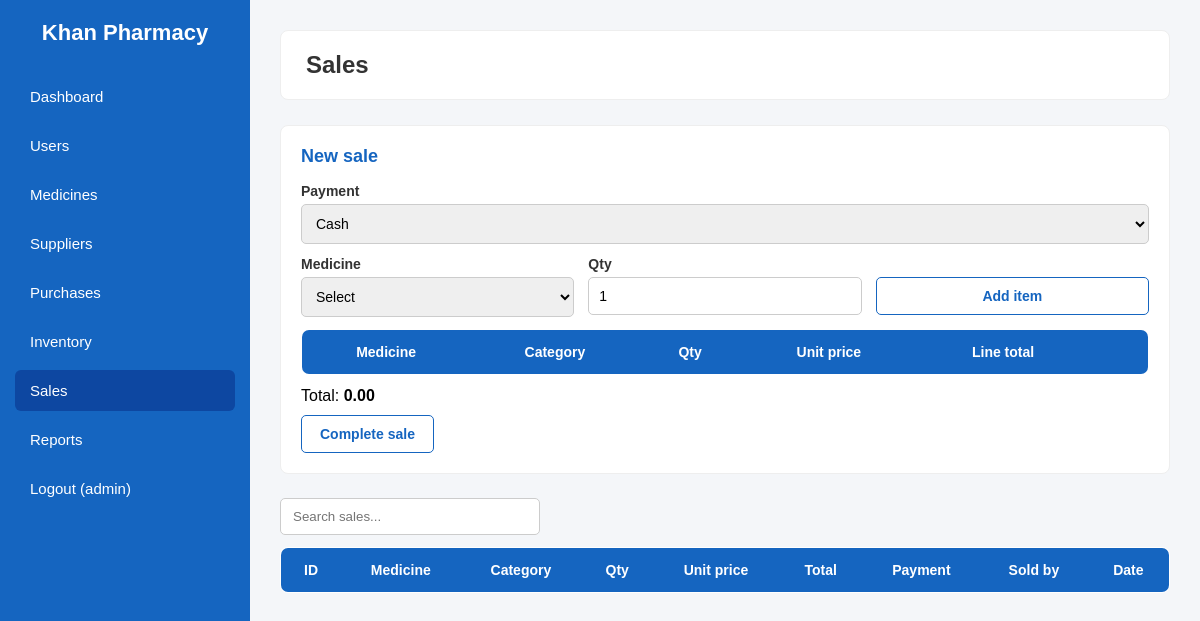
Before: /sales.php (signed in) with the older database file.
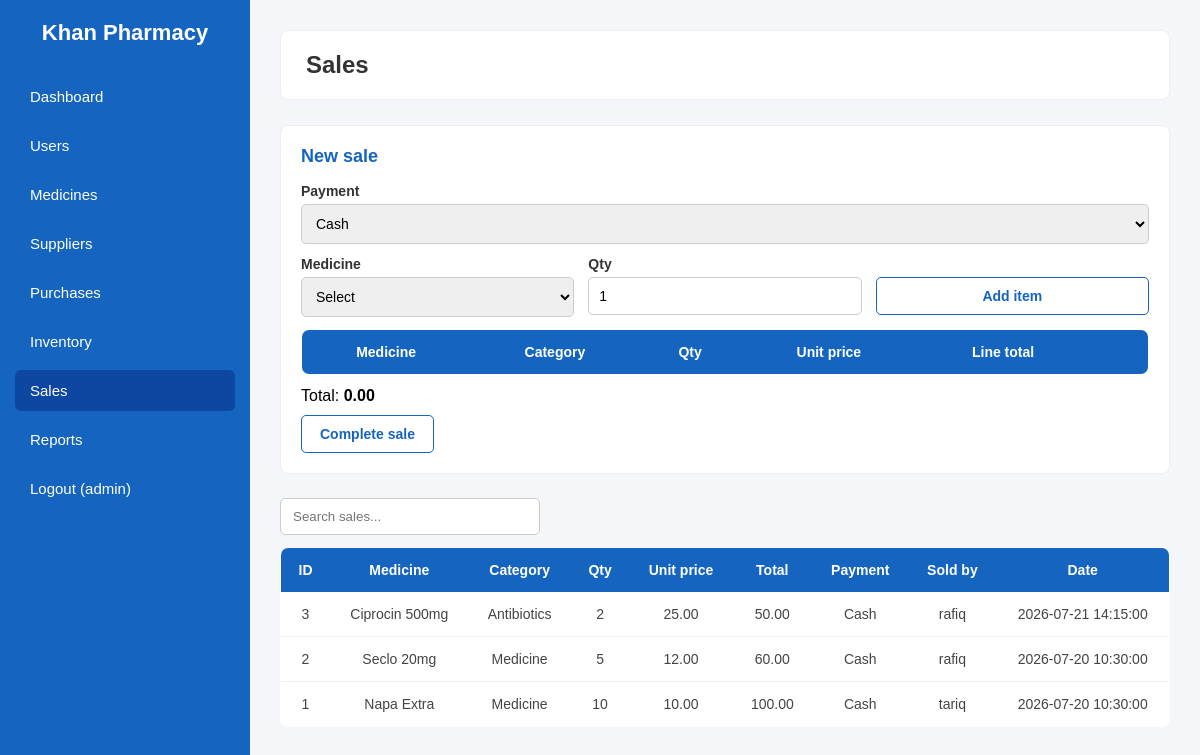
After: the same page with the newer database file.
### tables this page shows
CREATE TABLE `sales` (
    `sale_id` INT AUTO_INCREMENT PRIMARY KEY,
    `medicine_id` INT NOT NULL,
    `quantity_sold` INT NOT NULL,
    `sale_date_time` DATETIME DEFAULT CURRENT_TIMESTAMP,
    `sold_by` INT DEFAULT NULL,
    `unit_price` DECIMAL(10, 2) NOT NULL,
    `total_amount` DECIMAL(10, 2) NOT NULL,
    `payment_method` VARCHAR(50) DEFAULT 'Cash',
    CONSTRAINT `fk_sales_medicine` FOREIGN KEY (`medicine_id`) REFERENCES `medicines`(`medicine_id`) ON DELETE CASCADE,
    CONSTRAINT `fk_sales_user` FOREIGN KEY (`sold_by`) REFERENCES `users`(`user_id`) ON DELETE SET NULL
);

CREATE TABLE `medicines` (
    `medicine_id` INT AUTO_INCREMENT PRIMARY KEY,
    `medicine_name` VARCHAR(100) NOT NULL,
    `company_name` VARCHAR(100) NOT NULL,
    `category` VARCHAR(50) NOT NULL DEFAULT 'General',
    `purchase_price` DECIMAL(10, 2) NOT NULL DEFAULT 0.00,
    `expire_date` DATE NOT NULL,
    `manufacture_date` DATE NOT NULL,
    `supplier_id` INT DEFAULT NULL,
    `sale_price` DECIMAL(10, 2) NOT NULL,
    `batch_number` VARCHAR(50) NOT NULL DEFAULT '',
    CONSTRAINT `fk_medicine_supplier` FOREIGN KEY (`supplier_id`) REFERENCES `suppliers`(`supplier_id`) ON DELETE SET NULL
);

CREATE TABLE `users` (
    `user_id` INT AUTO_INCREMENT PRIMARY KEY,
    `username` VARCHAR(50) NOT NULL UNIQUE,
    `password` VARCHAR(255) NOT NULL,
    `role` ENUM('Admin', 'Pharmacist', 'Employee') NOT NULL,
    `email` VARCHAR(100) NOT NULL UNIQUE
);

### includes/auth.php (called while the page is built, shortened)
<?php
function h($text)
{
    return htmlspecialchars((string) $text, ENT_QUOTES, "UTF-8");
}
function medicine_category_label($category)
{
    if ($category === "General") {
        return "Medicine";
    }
    if ($category === "Antibiotic") {
        return "Antibiotics";
    }
    return $category;
}

### sales.php (the view, shortened to what this page needs)
<?php
require_once "includes/db.php";
require_once "includes/auth.php";
$page_title = "Sales";
$sales = $conn->query(
    "SELECT s.*, m.medicine_name, m.category, u.username AS sold_by_name
     FROM sales s
     JOIN medicines m ON s.medicine_id = m.medicine_id
     LEFT JOIN users u ON s.sold_by = u.user_id
     ORDER BY s.sale_date_time DESC, s.sale_id DESC"
)->fetch_all(MYSQLI_ASSOC);
require_once "includes/header.php";
?>
<div class="card">
    <h2>New sale</h2>
    <form method="post" id="sale-form">
        <div class="form-row">
            <div class="form-group">
                <label>Payment</label>
                <select name="payment_method">
                    <option value="Cash">Cash</option>
                </select>
            </div>
        </div>
        <div class="form-row">
            <div class="form-group">
                <label>Medicine</label>
                <select id="med-select">
                    <option value="">Select</option>
                </select>
            </div>
            <div class="form-group">
                <label>Qty</label>
                <input type="number" id="med-qty" value="1" min="1">
            </div>
            <div class="form-group">
                <label>&nbsp;</label>
                <button type="button" class="add-btn" id="add-item-btn">Add item</button>
            </div>
        </div>
        <table>
            <thead>
                <tr>
                    <th>Medicine</th>
                    <th>Category</th>
                    <th>Qty</th>
                    <th>Unit price</th>
                    <th>Line total</th>
                    <th></th>
                </tr>
            </thead>
        </table>
        <p style="margin-top:12px">Total: <strong id="grand-total">0.00</strong></p>
        <div class="form-actions">
            <button type="submit" class="save-btn">Complete sale</button>
        </div>
    </form>
</div>
<input type="text" class="search-box" data-table="data-table" placeholder="Search sales...">
<table id="data-table">
    <thead>
        <tr>
            <th>ID</th>
            <th>Medicine</th>
            <th>Category</th>
            <th>Qty</th>
            <th>Unit price</th>
            <th>Total</th>
            <th>Payment</th>
            <th>Sold by</th>
            <th>Date</th>
        </tr>
    </thead>
    <tbody>
        <?php foreach ($sales as $row) { ?>
        <tr>
            <td><?php echo (int) $row["sale_id"]; ?></td>
            <td><?php echo h($row["medicine_name"]); ?></td>
            <td><?php echo h(medicine_category_label($row["category"])); ?></td>
            <td><?php echo (int) $row["quantity_sold"]; ?></td>
            <td><?php echo number_format((float) $row["unit_price"], 2); ?></td>
            <td><?php echo number_format((float) $row["total_amount"], 2); ?></td>
            <td><?php echo h($row["payment_method"]); ?></td>
            <td><?php echo h($row["sold_by_name"] ?? ""); ?></td>
            <td><?php echo h($row["sale_date_time"]); ?></td>
        </tr>
        <?php } ?>
    </tbody>
</table>
<?php require_once "includes/footer.php"; ?>

### includes/header.php (shortened to what this page needs)
<?php
$role = $_SESSION["role"];
$current_page = basename($_SERVER["PHP_SELF"]);
?>
<!DOCTYPE html>
<html lang="en">
<head>
    <link rel="stylesheet" href="css/style.css">
</head>
<body>
<aside class="sidebar">
    <h2>Khan Pharmacy</h2>
    <ul>
        <li class="<?php echo $current_page === "dashboard.php" ? "active" : ""; ?>">
            <a href="dashboard.php">Dashboard</a>
        </li>
        <?php if ($role === "Admin") { ?>
        <li class="<?php echo $current_page === "users.php" ? "active" : ""; ?>">
            <a href="users.php">Users</a>
        </li>
        <?php } ?>
        <?php if ($role === "Admin" || $role === "Pharmacist") { ?>
        <li class="<?php echo $current_page === "medicines.php" ? "active" : ""; ?>">
            <a href="medicines.php">Medicines</a>
        </li>
        <li class="<?php echo $current_page === "suppliers.php" ? "active" : ""; ?>">
            <a href="suppliers.php">Suppliers</a>
        </li>
        <li class="<?php echo $current_page === "purchases.php" ? "active" : ""; ?>">
            <a href="purchases.php">Purchases</a>
        </li>
        <li class="<?php echo $current_page === "inventory.php" ? "active" : ""; ?>">
            <a href="inventory.php">Inventory</a>
        </li>
        <?php } ?>
        <li class="<?php echo $current_page === "sales.php" ? "active" : ""; ?>">
            <a href="sales.php">Sales</a>
        </li>
        <?php if ($role === "Admin" || $role === "Pharmacist") { ?>
        <li class="<?php echo $current_page === "reports.php" ? "active" : ""; ?>">
            <a href="reports.php">Reports</a>
        </li>
        <?php } ?>
        <li>
            <a href="logout.php">Logout (<?php echo h($_SESSION["username"]); ?>)</a>
        </li>
    </ul>
</aside>
<main class="main">
    <div class="topbar">
        <h1><?php echo h($page_title); ?></h1>
    </div>

### includes/footer.php (shortened to what this page needs)
</main>
</body>
</html>

### css/style.css (style rules this page uses)
* { margin: 0; padding: 0; box-sizing: border-box; font-family: Arial, Helvetica, sans-serif; }
body { display: flex; background: #f4f6f9; min-height: 100vh; }
.sidebar { width: 250px; background: #1565C0; color: white; min-height: 100vh; padding: 20px 15px; flex-shrink: 0; }
.sidebar h2 { text-align: center; margin-bottom: 30px; font-size: 22px; }
.sidebar ul { list-style: none; }
.sidebar li { margin-bottom: 8px; border-radius: 6px; }
.sidebar li a { display: block; color: white; text-decoration: none; padding: 12px 15px; border-radius: 6px; font-size: 15px; }
.sidebar li:hover, .sidebar li.active { background: #0D47A1; }
.main { flex: 1; padding: 30px; overflow-x: auto; }
.topbar { display: flex; justify-content: space-between; align-items: center; margin-bottom: 25px; background: white; padding: 20px 25px; border-radius: 8px; border: 1px solid #eee; }
.topbar h1 { font-size: 24px; color: #333; }
.card { background: white; padding: 20px; border-radius: 8px; border: 1px solid #eee; margin-bottom: 24px; }
.card h2 { font-size: 18px; color: #1565C0; margin-bottom: 16px; }
.form-row { display: flex; flex-wrap: wrap; gap: 14px; margin-bottom: 12px; }
.form-group { display: flex; flex-direction: column; gap: 5px; flex: 1; min-width: 180px; }
.form-group label { font-size: 14px; font-weight: bold; color: #333; }
.form-group input, .form-group select, .form-group textarea { padding: 10px; border: 1px solid #ccc; border-radius: 5px; font-size: 14px; }
.form-actions { display: flex; gap: 10px; margin-top: 10px; }
.save-btn, .add-btn { background: transparent; color: #1565C0; border: 1px solid #1565C0; padding: 10px 18px; border-radius: 5px; cursor: pointer; font-weight: bold; font-size: 14px; }
.search-box { padding: 10px 12px; border: 1px solid #ccc; border-radius: 5px; width: 260px; margin-bottom: 12px; }
table { width: 100%; border-collapse: collapse; background: white; border-radius: 8px; overflow: hidden; border: 1px solid #eee; }
th { background: #1565C0; color: white; padding: 14px 16px; text-align: center; font-size: 14px; }
td { padding: 14px 16px; text-align: center; border-bottom: 1px solid #eee; font-size: 14px; color: #444; }

Changed rows visible on the page:
added sales: sale_id "3", medicine.medicine_name "Ciprocin 500mg", medicine.category "Antibiotics", quantity_sold "2", unit_price "25.00", total_amount "50.00", payment_method "Cash", sold_by.username "rafiq", sale_date_time "2026-07-21 14:15:00"
added sales: sale_id "2", medicine.medicine_name "Seclo 20mg", medicine.category "Medicine", quantity_sold "5", unit_price "12.00", total_amount "60.00", payment_method "Cash", sold_by.username "rafiq", sale_date_time "2026-07-20 10:30:00"
added sales: sale_id "1", medicine.medicine_name "Napa Extra", medicine.category "Medicine", quantity_sold "10", unit_price "10.00", total_amount "100.00", payment_method "Cash", sold_by.username "tariq", sale_date_time "2026-07-20 10:30:00"
